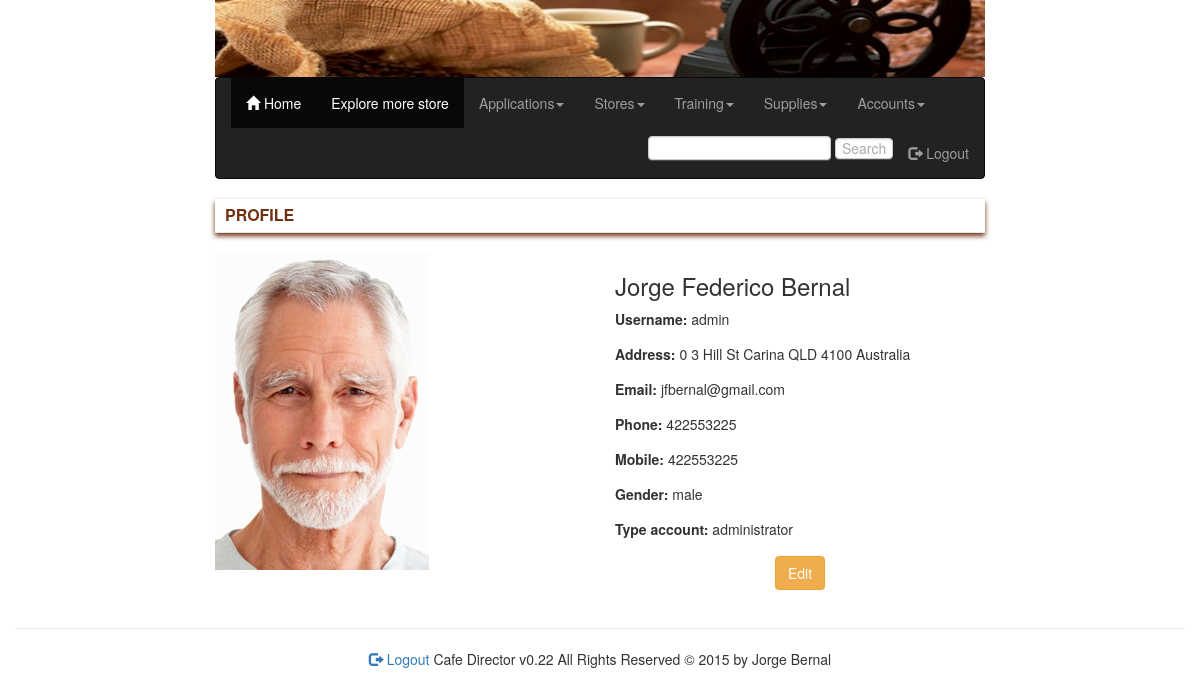
Page /inc/my_account.php (signed in) on the committed database.
### tables this page shows
CREATE TABLE IF NOT EXISTS `users` (
  `userID` int(11) NOT NULL AUTO_INCREMENT,
  `username` varchar(64) NOT NULL,
  `password` varchar(64) NOT NULL,
  `salt` varchar(64) NOT NULL,
  `role` varchar(64) NOT NULL,
  `membershipID` int(11) NOT NULL,
  `storeID` int(11) DEFAULT NULL,
  PRIMARY KEY (`userID`),
  KEY `membershipID` (`membershipID`)
);

CREATE TABLE IF NOT EXISTS `membership` (
  `membershipID` int(10) NOT NULL AUTO_INCREMENT,
  `first_name` varchar(64) NOT NULL,
  `last_name` varchar(64) NOT NULL,
  `number_street` int(11) DEFAULT NULL,
  `name_street` varchar(64) DEFAULT NULL,
  `suburb` varchar(64) DEFAULT NULL,
  `postcode` int(11) DEFAULT NULL,
  `country` varchar(64) DEFAULT NULL,
  `number_phone` int(11) DEFAULT NULL,
  `number_mobile` int(11) DEFAULT NULL,
  `email` varchar(64) DEFAULT NULL,
  `gender` varchar(64) DEFAULT NULL,
  `newsletter` varchar(8) DEFAULT NULL,
  `join_datestamp` datetime NOT NULL,
  `image` varchar(64) NOT NULL,
  `unit_address` int(11) NOT NULL,
  `state` varchar(32) NOT NULL,
  `filelog` varchar(64) NOT NULL,
  `update_datestamp` datetime NOT NULL,
  PRIMARY KEY (`membershipID`)
);

### inc/my_account.php (the view, shortened to what this page needs)
<?php
include ('header.php');
  $userID = $_SESSION['logged_userID'];
	$sql = "SELECT * FROM users JOIN membership WHERE users.userID='$userID' AND users.membershipID = membership.membershipID;";
  $result = mysqli_query($conn, $sql);
	$row = mysqli_fetch_array($result);
?>
<div class="row">
	<div class="col-xs-12">
			<fieldset>
						<legend>Profile</legend>
								<div class="form-group">
										<div class="row">
													<div class="col-xs-12 col-sm-6">
															<img class="img-responsive" src="<?php echo $row['image']; ?>"  alt="Home"  />
													</div>
													<div class="col-xs-12 col-sm-6">
															<h3><?php echo $row['first_name']. " ". $row['last_name']; ?></h3>
															<p>
                                <label for="Username">Username:</label>
																<?php
																	echo $row['username'];
																	?>
                              </p>
                              <p>
                                  <label for="Address">Address:</label>
  																<?php
  																	echo $row['unit_address']. " ". $row['number_street']. " ". $row['name_street']. " ".$row['suburb']. " ". $row['state']. " ". $row['postcode']. " ". $row['country']  ;
  																	?>
															</p>
                              <p>
                                <label for="Email">Email:</label>
																<?php
																	echo $row['email'];
																	?>
                              </p>
                              <p>
                                <label for="Phone">Phone:</label>
																<?php
																	echo $row['number_phone'];
																	?>
                              </p>
															<p>
                                <label for="Phone">Mobile:</label>
																<?php
																	echo $row['number_mobile'];
																	?>
                              </p>
                              <p>
                                <label for="Gender">Gender:</label>
																<?php
																	echo $row['gender'];
																	?>
                              </p>
                              <p>
                                <label for="type_account">Type account:</label>
																<?php
																	echo $row['role'];
																	?>
                              </p>
															<div id="btn_action">
																		<form name="memberedit_form" id="memberedit_form" method="post" action="member_edit.php" >
																			<button type="submit" class="btn btn-warning">Edit</button>
																		</form>
															</div>
													</div>
										</div>
											</div>
			</fieldset>
		</div>
	</div>
<?php
include ('footer.php');
?>

### css/styles.css (style rules this page uses)
form { display: inline; }
#btn_action { text-align:center; padding: 2px 4px 3px 4px; }
legend { color:#6F3213; font-size:16px; background:#fff; box-shadow: 0 3px 5px #6F3213; padding:5px 10px; text-transform:uppercase; font-weight:bold; }

### rows in the picture
users: membershipID.image (picture), membershipID.first_name "Jorge Federico", membershipID.last_name "Bernal", username "admin", membershipID.unit_address "0", membershipID.number_street "3", membershipID.name_street "Hill St", membershipID.suburb "Carina", membershipID.state "QLD", membershipID.postcode "4100", membershipID.country "Australia", membershipID.email "jfbernal@gmail.com", membershipID.number_phone "422553225", membershipID.number_mobile "422553225", membershipID.gender "male", role "administrator"
